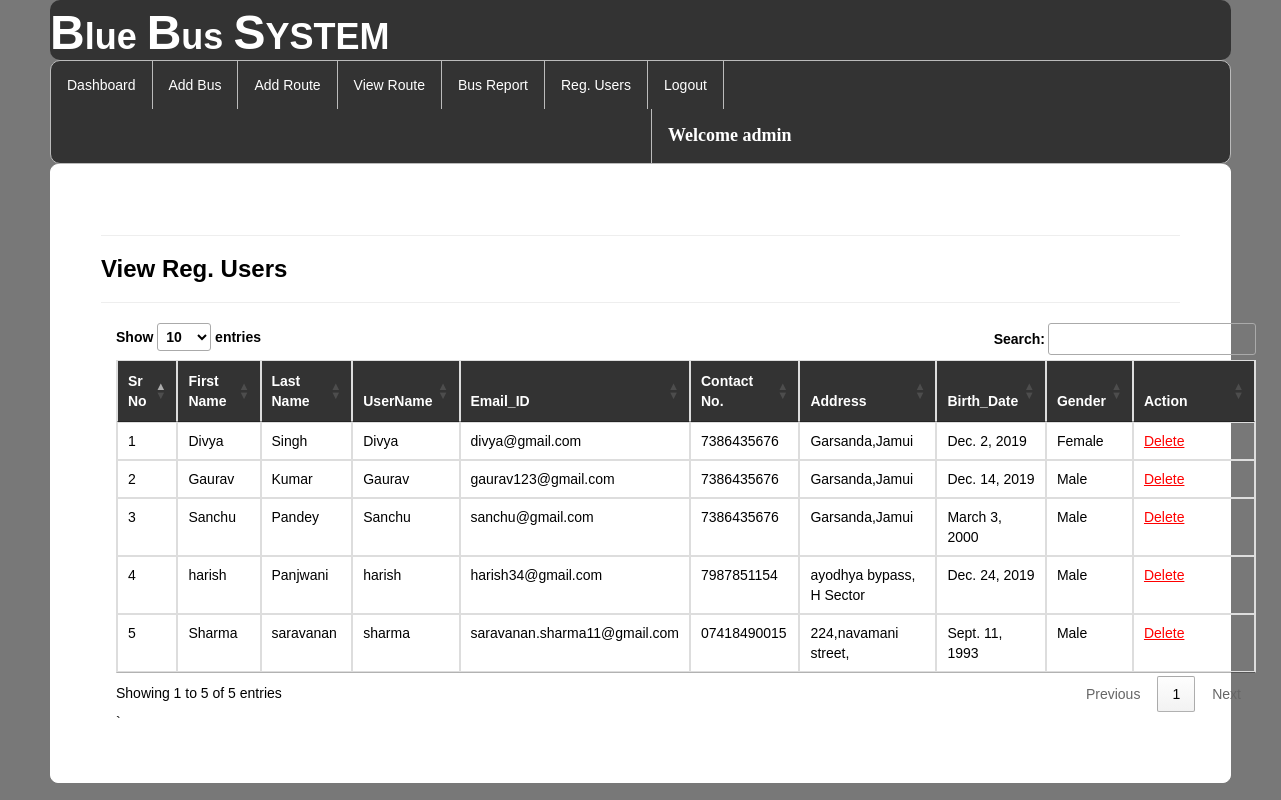
The app's page /view_regusers/ (signed in) with its own data.
### bus/models.py (models this page shows, shortened)
class Register(models.Model):
    user = models.ForeignKey(User,on_delete=models.CASCADE,null=True)
    mobile = models.CharField(max_length=10,null=True)
    add = models.CharField(max_length=100,null=True)
    dob = models.DateField(null=True)
    gender = models.CharField(max_length=10,null=True)

### bus/views.py (the view)
# urls.py: path('view_regusers/', view_regusers, name="view_regusers"),
def view_regusers(request):
    if not request.user.is_authenticated:
        return redirect('login')
    data=Register.objects.filter(user__is_staff=False)
    d={"data":data}
    return render(request,"view_regusers.html",d)

### bus/templates/view_regusers.html (shortened to what this page needs)
{% extends 'navigation3.html' %}
{% load static %}
{% block b %}
<div style="color:Black;border:1px solid white;border-radius:8px;background-color:white;padding:50px">
<hr><h3><strong>View Reg. Users</strong></h3><hr>
    <div class="container">
<table class="noteCard table table-bordered" id="myTable">
  <thead style="color:white;background-color:#333">
  <tr>
    <th>Sr No</th>
    <th>First Name</th>
      <th>Last Name</th>
      <th>UserName</th>
    <th>Email_ID</th>
    <th>Contact No.</th>
       <th>Address</th>
    <th>Birth_Date</th>
    <th>Gender</th>
    <th>Action</th>
  </tr>
  </thead>
   <tbody>
    {% for i in data %}
  <tr>
    <td>{{forloop.counter}}</td>
    <td>{{i.user.first_name}}</td>
    <td>{{i.user.last_name}}</td>
    <td>{{i.user.username}}</td>
      <td>{{i.user.email}}</td>
      <td>{{i.mobile}}</td>
      <td>{{i.add}}</td>
      <td>{{i.dob}}</td>
      <td>{{i.gender}}</td>
    <td style="width:100px">
   <a href="{% url 'delete_user' i.user.id %}" onclick="return confirm('Do you really want to Delete ?');" style="color:red"><u>Delete</u></a></td>
  </tr>
    {% endfor %}
    </tbody>
</table>`
 </div>
</div>
{% endblock %}

### bus/templates/navigation3.html (shortened to what this page needs)
{% extends 'head.html' %}
{% load static %}
{% block body %}
<link rel = stylesheet href = "//cdn.datatables.net/1.10.19/css/jquery.dataTables.min.css">
<ul class="id2">
  <li id="id1"><a href="{% url 'admindashboard' %}">Dashboard</a></li>
  <li id="id1"><a href="{% url 'add_bus' %}">Add Bus</a></li>
  <li id="id1"><a href="{% url 'add_route' %}">Add Route</a></li>
  <li id="id1"><a href="{% url 'availableroute' %}">View Route</a></li>
  <li id="id1"><a href="{% url 'view_bus'%}">Bus Report</a></li>
<li id="id1"><a href="{% url 'view_regusers' %}">Reg. Users</a></li>
  <li id="id1"><a href="{% url 'log_out' %}">Logout</a></li>
      <li id="id2" style="margin-left:600px"><a href="" style="color:white"><strong style="font-size:18px;font-family:cursive">Welcome {{request.user.username}}</strong></a></li>
</ul>
{% block b %}
{% endblock %}
{% endblock %}

### bus/templates/navigation3.html (style rules this page uses)
.id2 { list-style-type: none; margin: 0; padding: 0; overflow: hidden; background-color: #333; border-radius:10px; border:1px solid #bbb; }
#id1 { float: left; border-right:1px solid #bbb; }
#id2 { float: left; border-left:1px solid #bbb; }
li:last-child { border-right: none; }
li a { display: block; color: white; text-align: center; padding: 14px 16px; text-decoration: none; }
body { font-family: Arial, Helvetica, sans-serif; }

### records on screen
Register: user.first_name "Divya", user.last_name "Singh", user.username "Divya", user.email "divya@gmail.com", mobile "7386435676", add "Garsanda,Jamui", dob "Dec. 2, 2019", gender "Female"
Register: user.first_name "Gaurav", user.last_name "Kumar", user.username "Gaurav", user.email "gaurav123@gmail.com", mobile "7386435676", add "Garsanda,Jamui", dob "Dec. 14, 2019", gender "Male"
Register: user.first_name "Sanchu", user.last_name "Pandey", user.username "Sanchu", user.email "sanchu@gmail.com", mobile "7386435676", add "Garsanda,Jamui", dob "March 3, 2000", gender "Male"
Register: user.first_name "harish", user.last_name "Panjwani", user.username "harish", user.email "harish34@gmail.com", mobile "7987851154", add "ayodhya bypass, H Sector", dob "Dec. 24, 2019", gender "Male"
Register: user.first_name "Sharma", user.last_name "saravanan", user.username "sharma", user.email "saravanan.sharma11@gmail.com", mobile "07418490015", add "224,navamani street,", dob "Sept. 11, 1993", gender "Male"

### other values on screen
{{ request.user.username }} "admin"
